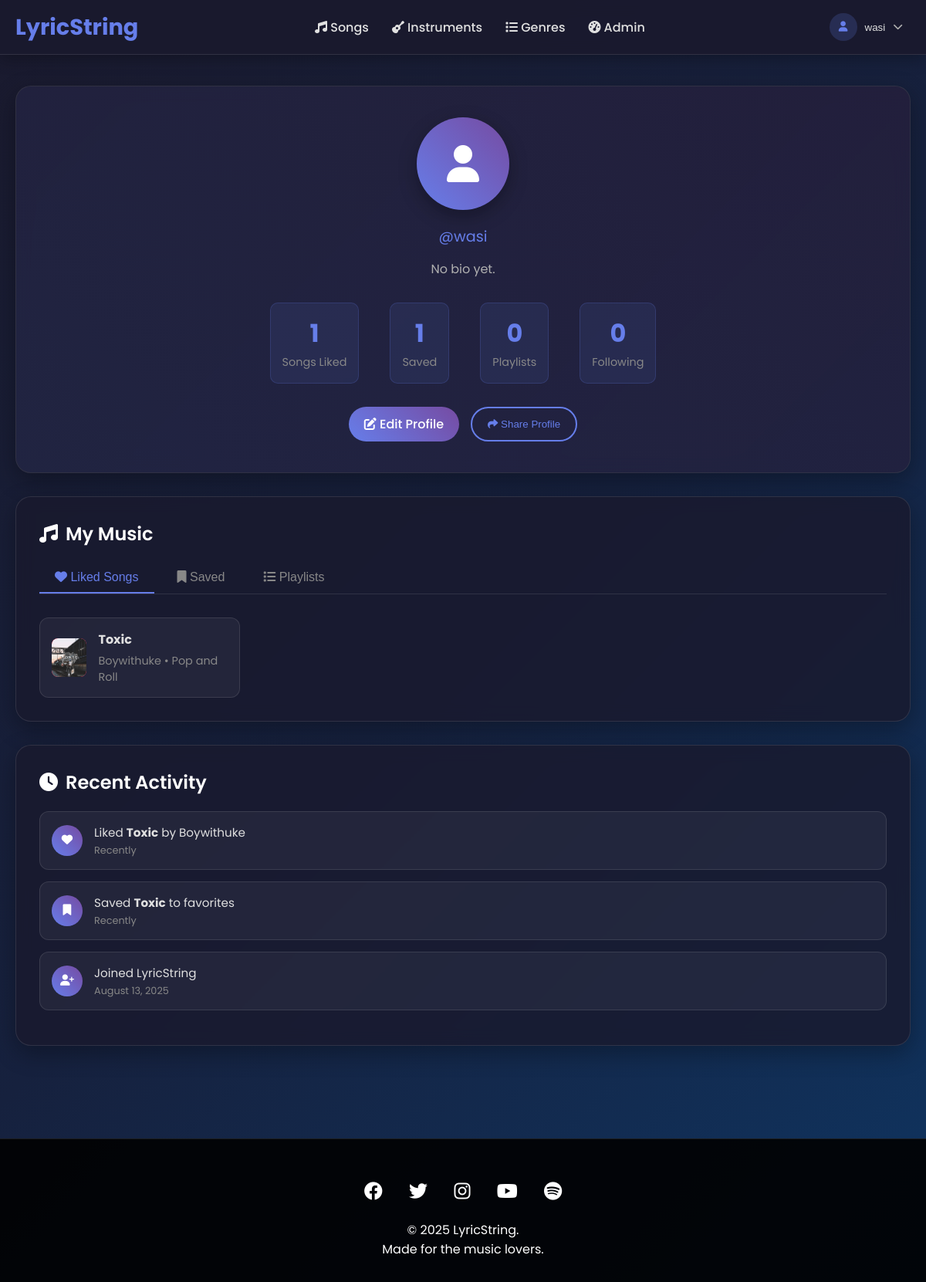
The app's page /profile/ (signed in), older data.
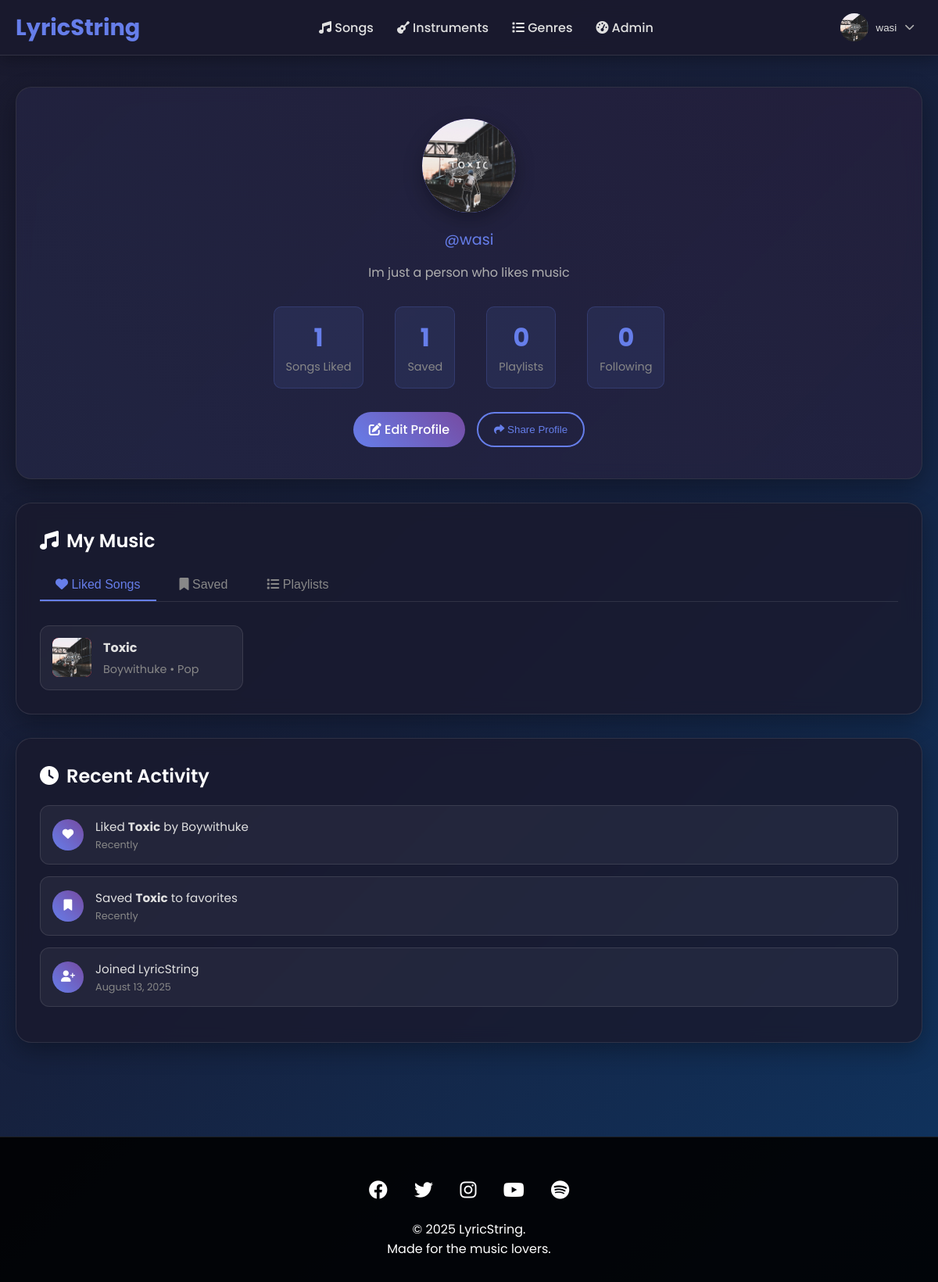
The same page, newer data.
### content/models.py (models this page shows, shortened)
class Song(models.Model):
    title = models.CharField(max_length=100)
    artist = models.ForeignKey(Artist, on_delete=models.CASCADE)
    duration = models.DurationField()
    key = models.CharField(max_length=20)
    bpm = models.PositiveIntegerField()
    year = models.PositiveIntegerField()
    genres = models.ManyToManyField(Genre)
    instruments = models.ManyToManyField(Instrument, through='SongInstrument')
    description = models.TextField()
    cover_image = models.ImageField(upload_to='song_covers/', blank=True)
    audio_file = models.FileField(upload_to='song_audio/')
    created_at = models.DateTimeField(auto_now_add=True)
    liked_by = models.ManyToManyField(settings.AUTH_USER_MODEL, related_name='liked_songs')
    saved_by = models.ManyToManyField(settings.AUTH_USER_MODEL, related_name='saved_songs')

class Genre(models.Model):
    name = models.CharField(max_length=50, unique=True)
    description = models.TextField(blank=True)
    icon_class = models.CharField(max_length=50, default='fas fa-music')

class Artist(models.Model):
    name = models.CharField(max_length=100)
    bio = models.TextField(blank=True)
    genres = models.ManyToManyField(Genre)

### users/models.py (models this page shows, shortened)
class CustomUser(AbstractUser):
    username = models.CharField(
        max_length=150,
        unique=True,
        help_text='Required. 150 characters or fewer. Letters, digits and @/./+/-/_ only.',
        validators=[AbstractUser.username_validator],
        error_messages={
            'unique': "A user with that username already exists.",
        },
    )
    bio = models.TextField(blank=True)
    profile_picture = models.ImageField(upload_to='profile_pics/', blank=True)
    location = models.CharField(max_length=100, blank=True)
    website = models.URLField(blank=True)
    social_media = models.CharField(max_length=100, blank=True)
    skill_level = models.CharField(max_length=20, choices=[
        ('beginner', 'Beginner'),
        ('intermediate', 'Intermediate'),
        ('advanced', 'Advanced'),
        ('professional', 'Professional')
    ], default='beginner')
    groups = models.ManyToManyField(
        'auth.Group',
        verbose_name='groups',
        blank=True,
        help_text='The groups this user belongs to. A user will get all permissions granted to each of their groups.',
        related_name="customuser_set",
        related_query_name="user",
    )
    user_permissions = models.ManyToManyField(
        'auth.Permission',
        verbose_name='user permissions',
        blank=True,
        help_text='Specific permissions for this user.',
        related_name="customuser_set",
        related_query_name="user",
    )
    @property
    def preferences(self):
        pref, created = UserPreferences.objects.get_or_create(user=self)
        return pref

### users/views.py (the view)
# urls.py: path('profile/', views.profile_view, name='profile'),
@login_required
def profile_view(request):
    user = request.user
    liked_songs = Song.objects.filter(liked_by=user)
    saved_songs = Song.objects.filter(saved_by=user)
    preferences = user.preferences  # Using the property we defined
    context = {
        'user': user,
        'liked_songs': liked_songs,
        'saved_songs': saved_songs,
        'preferences': preferences
    }
    return render(request, 'users/profile.html', context)

### templates/users/profile.html (shortened to what the changed rows need)
{% extends "base.html" %}
{% load static %}
{% block content %}
<link rel="stylesheet" href="{% static 'css/profile.css' %}">
<div class="profile-header">
    <div class="profile-avatar">
        {% if user.profile_picture %}
        <img src="{{ user.profile_picture.url }}" alt="{{ user.get_full_name }}">
        {% else %}
        <i class="fas fa-user"></i>
        {% endif %}
    </div>
    <div class="profile-info">
        <div class="profile-username">@{{ user.username }}</div>
        <p class="profile-bio">
            {% if user.bio %}
                {{ user.bio }}
            {% else %}
                No bio yet.
            {% endif %}
        </p>
        <div class="profile-stats">
            <div class="stat-item">
            </div>
            <div class="stat-item">
            </div>
            <div class="stat-item">
            </div>
            <div class="stat-item">
            </div>
        </div>
        <div class="profile-actions">
            <a href="{% url 'profile_edit' %}" class="btn btn-primary">
            </a>
            <button class="btn btn-outline">
            </button>
        </div>
    </div>
</div>
<div class="content-section">
    <h2 class="section-title">
        <i class="fas fa-music"></i> My Music
    </h2>
    <div class="tab-content" id="liked-content">
        <div class="songs-grid">
            {% for song in liked_songs %}
            <div class="mini-song-card">
                <div class="mini-song-info">
                    <div class="mini-song-cover" style="background: linear-gradient(45deg, #ff4757, #c44569);">
                        {% if song.cover_image %}
                        <img src="{{ song.cover_image.url }}" alt="{{ song.title }}">
                        {% else %}
                        <i class="fas fa-music"></i>
                        {% endif %}
                    </div>
                    <div class="mini-song-details">
                        <h4>{{ song.title }}</h4>
                        <p>{{ song.artist.name }} • {{ song.genres.first.name }}</p>
                    </div>
                </div>
            </div>
            {% empty %}
            <div class="empty-state">
                <i class="fas fa-heart"></i>
                <p>No liked songs yet</p>
            </div>
            {% endfor %}
        </div>
    </div>
</div>
<div class="content-section">
    <h2 class="section-title">
        <i class="fas fa-clock"></i> Recent Activity
    </h2>
    <div class="recent-activities">
        {% if liked_songs %}
        <div class="activity-item">
            <div class="activity-icon">
                <i class="fas fa-heart"></i>
            </div>
            <div class="activity-content">
                <div class="activity-text">Liked <strong>{{ liked_songs.first.title }}</strong> by {{ liked_songs.first.artist.name }}</div>
                <div class="activity-time">Recently</div>
            </div>
        </div>
        {% endif %}
        {% if saved_songs %}
        <div class="activity-item">
            <div class="activity-icon">
                <i class="fas fa-bookmark"></i>
            </div>
            <div class="activity-content">
                <div class="activity-text">Saved <strong>{{ saved_songs.first.title }}</strong> to favorites</div>
                <div class="activity-time">Recently</div>
            </div>
        </div>
        {% endif %}
        <div class="activity-item">
            <div class="activity-content">
                <div class="activity-text">Joined LyricString</div>
                <div class="activity-time">{{ user.date_joined|date:"F j, Y" }}</div>
            </div>
        </div>
    </div>
</div>
{% endblock %}

### templates/base.html (shortened to what this page needs)
{% load static %}
<!DOCTYPE html>
<html lang="en">
<head>
    <link rel="stylesheet" href="https://cdnjs.cloudflare.com/ajax/libs/font-awesome/6.4.0/css/all.min.css">
    <link rel="stylesheet" href="{% static 'css/styles.css' %}">
    <link rel="stylesheet" href="{% static 'css/base.css' %}">
</head>
<body>
    <header class="header">
        <nav class="nav-container">
            <a href="/" class="logo">
                LyricString
            </a>
            <ul class="nav-menu">
                <li><a href="/"><i class="fas fa-music"></i> Songs</a></li>
                <li><a href="/instruments/"><i class="fas fa-guitar"></i> Instruments</a></li>
                <li><a href="/genres/"><i class="fas fa-list"></i> Genres</a></li>
                {% if user.is_staff %}
                <li><a href="/dashboard/"><i class="fas fa-tachometer-alt"></i> Admin</a></li>
                {% endif %}
            </ul>
            <div class="user-actions">
                {% if user.is_authenticated %}
                <div class="user-profile">
                    <div class="profile-dropdown">
                        <button class="profile-btn">
                            {% if user.profile_picture %}
                            <img src="{{ user.profile_picture.url }}" alt="{{ user.username }}" class="profile-pic">
                            {% else %}
                            <div class="profile-pic default"><i class="fas fa-user"></i></div>
                            {% endif %}
                            <span class="username">{{ user.username }}</span>
                            <i class="fas fa-chevron-down dropdown-icon"></i>
                        </button>
                    </div>
                </div>
                {% else %}
                <a href="{% url 'login' %}" class="btn btn-outline">Sign in</a>
                <a href="{% url 'register' %}" class="btn btn-primary">Sign up</a>
                {% endif %}
            </div>
        </nav>
    </header>
    <main class="main-content">
        {% block content %}{% endblock %}
    </main>
    <footer class="footer">
        <div class="footer-content">
            <div class="social-links">
                <a href="#"><i class="fab fa-facebook"></i></a>
                <a href="#"><i class="fab fa-twitter"></i></a>
                <a href="#"><i class="fab fa-instagram"></i></a>
                <a href="#"><i class="fab fa-youtube"></i></a>
                <a href="#"><i class="fab fa-spotify"></i></a>
            </div>
            <p>&copy; 2025 LyricString.</p>
            <p>Made for the music lovers.</p>
        </div>
    </footer>
</body>
</html>

Row changes from the older to the newer data that the page shows:
changed CustomUser "wasi": profile_picture: picture added; bio (not shown) → "Im just a person who likes music"
changed Song "Toxic": genres.first.name "Pop and Roll" → "Pop"
Text that changed along with them:
text no longer shown: "No bio yet."
